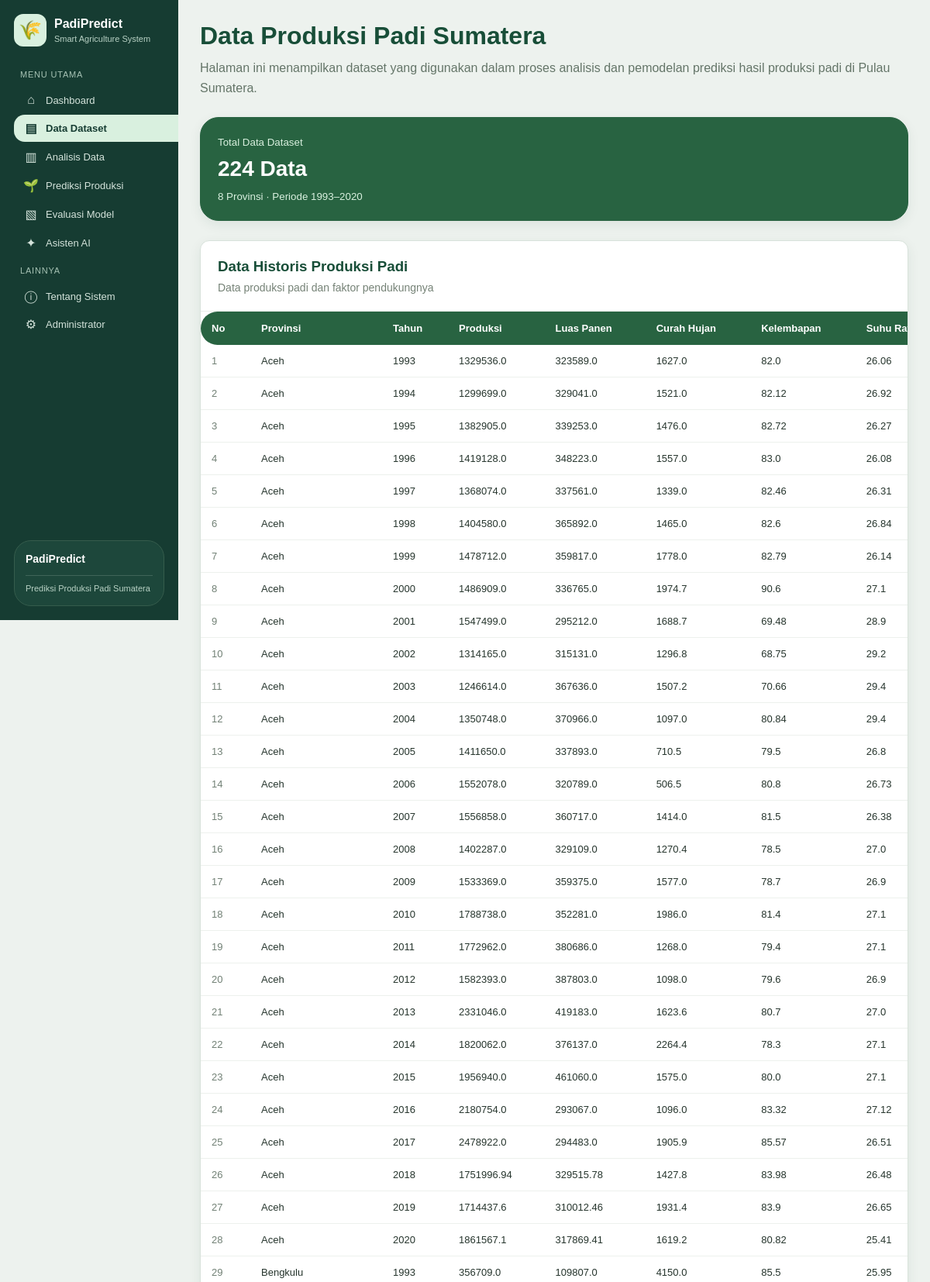
/dataset/ (upper part), run on the app's committed database.
### prediksi/models.py (models this page shows, shortened)
class DataPadi(models.Model):
    provinsi = models.CharField(max_length=100)
    tahun = models.IntegerField()
    produksi = models.FloatField()
    luas_panen = models.FloatField()
    curah_hujan = models.FloatField()
    kelembapan = models.FloatField()
    suhu_rata_rata = models.FloatField()
    class Meta:
        db_table = 'data_padi'
        ordering = ['provinsi', 'tahun']

### prediksi/views.py (the view)
# urls.py: path('dataset/', views.halaman_dataset, name='dataset'),
def halaman_dataset(request):
    data = DataPadi.objects.all()
    context = {
        'data_padi': data,
        'jumlah_data': data.count(),
        'halaman_aktif': 'dataset',
    }
    return render(request, 'prediksi/dataset.html', context)

### prediksi/templates/prediksi/dataset.html (shortened to what this page needs)
{% extends 'base.html' %}
{% block content %}
<div class="dataset-container">
    <div class="dataset-header">
        <h1>Data Produksi Padi Sumatera</h1>
        <p>
            Halaman ini menampilkan dataset yang digunakan
            dalam proses analisis dan pemodelan prediksi
            hasil produksi padi di Pulau Sumatera.
        </p>
    </div>
    <div class="dataset-summary">
        <small>Total Data Dataset</small>
        <h2>{{ jumlah_data }} Data</h2>
        <small>8 Provinsi · Periode 1993–2020</small>
    </div>
    <div class="dataset-table-card">
        <div class="dataset-table-header">
            <h3>Data Historis Produksi Padi</h3>
            <p>Data produksi padi dan faktor pendukungnya</p>
        </div>
        <div class="dataset-table-wrapper">
            <table class="dataset-table">
                <thead>
                    <tr>
                        <th>No</th>
                        <th>Provinsi</th>
                        <th>Tahun</th>
                        <th>Produksi</th>
                        <th>Luas Panen</th>
                        <th>Curah Hujan</th>
                        <th>Kelembapan</th>
                        <th>Suhu Rata-rata</th>
                    </tr>
                </thead>
                <tbody>
                    {% for item in data_padi %}
                    <tr>
                        <td class="dataset-number">{{ forloop.counter }}</td>
                        <td>{{ item.provinsi }}</td>
                        <td>{{ item.tahun }}</td>
                        <td>{{ item.produksi }}</td>
                        <td>{{ item.luas_panen }}</td>
                        <td>{{ item.curah_hujan }}</td>
                        <td>{{ item.kelembapan }}</td>
                        <td>{{ item.suhu_rata_rata }}</td>
                    </tr>
                    {% endfor %}
                </tbody>
            </table>
        </div>
    </div>
</div>
{% endblock %}

### prediksi/templates/base.html (shortened to what this page needs)
<!DOCTYPE html>
<html lang="id">
<head>
</head>
<body>
    <aside class="sidebar">
        <div class="brand">
            <div class="brand-icon">🌾</div>
            <div class="brand-text">
                <h2>PadiPredict</h2>
                <p>Smart Agriculture System</p>
            </div>
        </div>
        <p class="menu-title">MENU UTAMA</p>
        <ul class="menu">
            <li>
                <a href="{% url 'beranda' %}"
                   class="{% if halaman_aktif == 'beranda' %}active{% endif %}">
                    <span class="menu-icon">⌂</span>
                    <span class="menu-text">Dashboard</span>
                </a>
            </li>
            <li>
                <a href="{% url 'dataset' %}"
                   class="{% if halaman_aktif == 'dataset' %}active{% endif %}">
                    <span class="menu-icon">▤</span>
                    <span class="menu-text">Data Dataset</span>
                </a>
            </li>
            <li>
                <a href="{% url 'analisis' %}"
                   class="{% if halaman_aktif == 'analisis' %}active{% endif %}">
                    <span class="menu-icon">▥</span>
                    <span class="menu-text">Analisis Data</span>
                </a>
            </li>
            <li>
                <a href="{% url 'prediksi' %}"
                   class="{% if halaman_aktif == 'prediksi' %}active{% endif %}">
                    <span class="menu-icon">🌱</span>
                    <span class="menu-text">Prediksi Produksi</span>
                </a>
            </li>
            <li>
                <a href="{% url 'evaluasi' %}"
                   class="{% if halaman_aktif == 'evaluasi' %}active{% endif %}">
                    <span class="menu-icon">▧</span>
                    <span class="menu-text">Evaluasi Model</span>
                </a>
            </li>
            <li>
                <a href="{% url 'asisten' %}"
                   class="{% if halaman_aktif == 'asisten' %}active{% endif %}">
                    <span class="menu-icon">✦</span>
                    <span class="menu-text">Asisten AI</span>
                </a>
            </li>
        </ul>
        <p class="menu-title">LAINNYA</p>
        <ul class="menu">
            <li>
                <a href="{% url 'tentang' %}"
                   class="{% if halaman_aktif == 'tentang' %}active{% endif %}">
                    <span class="menu-icon">ⓘ</span>
                    <span class="menu-text">Tentang Sistem</span>
                </a>
            </li>
            <li>
                <a href="{% url 'admin:index' %}">
                    <span class="menu-icon">⚙</span>
                    <span class="menu-text">Administrator</span>
                </a>
            </li>
        </ul>
        <div class="sidebar-footer">
            <strong>PadiPredict</strong>
            <span>Prediksi Produksi Padi Sumatera</span>
        </div>
    </aside>
    <main class="main">
        {% block content %}
        {% endblock %}
    </main>
</body>
</html>

### prediksi/templates/base.html (style rules this page uses)
* { margin: 0; padding: 0; box-sizing: border-box; font-family: Arial, sans-serif; }
body { background: #edf2ee; color: #26352d; }
.sidebar { width: 230px; height: 100vh; background: #163c32; color: white; position: fixed; left: 0; top: 0; padding: 18px; display: flex; flex-direction: column; overflow-y: auto; }
.brand { display: flex; align-items: center; gap: 10px; margin-bottom: 20px; }
.brand-icon { width: 42px; height: 42px; background: #d9f0df; color: #163c32; border-radius: 12px; display: flex; justify-content: center; align-items: center; font-size: 24px; }
.brand-text h2 { font-size: 16px; }
.brand-text p { font-size: 11px; color: #b9d2c5; margin-top: 4px; }
.menu-title { font-size: 11px; color: #a7c3b5; margin: 10px 8px; letter-spacing: 0.8px; }
.menu { list-style: none; }
.menu li { margin-bottom: 2px; }
.menu a { display: flex; align-items: center; gap: 9px; padding: 8px 12px; text-decoration: none; color: #d4e3db; border-radius: 10px; transition: 0.2s; font-size: 13px; }
.menu a.active { background: #d9f0df; color: #163c32; font-weight: 600; margin-right: -18px; border-radius: 14px 0 0 14px; }
.menu-icon { width: 20px; text-align: center; font-size: 16px; }
.sidebar-footer { margin-top: auto; padding: 14px; border: 1px solid #355c4c; border-radius: 22px; background: #1d473b; font-size: 11px; color: #b9d2c5; line-height: 1.4; }
.sidebar-footer strong { display: block; padding-bottom: 10px; border-bottom: 1px solid rgba(185, 210, 197, 0.22); color: white; font-size: 14px; }
.sidebar-footer span { display: block; margin-top: 9px; }
.main { margin-left: 230px; padding: 28px; min-height: 100vh; }

### prediksi/templates/prediksi/dataset.html (style rules this page uses)
.dataset-container { width: 100%; max-width: 1500px; margin: auto; }
.dataset-header { margin-bottom: 25px; }
.dataset-header h1 { margin-bottom: 10px; color: #184e38; }
.dataset-header p { color: #647568; line-height: 1.6; }
.dataset-summary { background: #286341; border-radius: 24px; padding: 22px; margin-bottom: 25px; border: 1px solid #286341; box-shadow: 0 5px 16px rgba(22,60,50,0.08); }
.dataset-summary small { color: #d9f0df; }
.dataset-summary h2 { margin: 10px 0; color: white; font-size: 28px; }
.dataset-table-card { background: white; border-radius: 12px; border: 1px solid #d8e2db; box-shadow: 0 5px 16px rgba(22,60,50,0.08); overflow: hidden; }
.dataset-table-header { padding: 22px; border-bottom: 1px solid #e9eee9; }
.dataset-table-header h3 { margin: 0 0 8px; color: #184e38; }
.dataset-table-header p { margin: 0; color: #758276; font-size: 14px; }
.dataset-table-wrapper { overflow-x: auto; }
.dataset-table { width: 100%; border-collapse: separate; border-spacing: 0; min-width: 1000px; }
.dataset-table th { background: #286341; color: white; padding: 14px; text-align: left; font-size: 13px; }
.dataset-table th:first-child { border-radius: 999px 0 0 999px; }
.dataset-table th:last-child { border-radius: 0 999px 999px 0; }
.dataset-table td { padding: 13px 14px; border-bottom: 1px solid #edf1ed; font-size: 13px; }
.dataset-number { color: #718075; }

### data on the page
DataPadi: provinsi "Aceh", tahun "1993", produksi "1329536.0", luas_panen "323589.0", curah_hujan "1627.0", kelembapan "82.0", suhu_rata_rata "26.06"
DataPadi: provinsi "Aceh", tahun "1994", produksi "1299699.0", luas_panen "329041.0", curah_hujan "1521.0", kelembapan "82.12", suhu_rata_rata "26.92"
DataPadi: provinsi "Aceh", tahun "1995", produksi "1382905.0", luas_panen "339253.0", curah_hujan "1476.0", kelembapan "82.72", suhu_rata_rata "26.27"
DataPadi: provinsi "Aceh", tahun "1996", produksi "1419128.0", luas_panen "348223.0", curah_hujan "1557.0", kelembapan "83.0", suhu_rata_rata "26.08"
DataPadi: provinsi "Aceh", tahun "1997", produksi "1368074.0", luas_panen "337561.0", curah_hujan "1339.0", kelembapan "82.46", suhu_rata_rata "26.31"
DataPadi: provinsi "Aceh", tahun "1998", produksi "1404580.0", luas_panen "365892.0", curah_hujan "1465.0", kelembapan "82.6", suhu_rata_rata "26.84"
DataPadi: provinsi "Aceh", tahun "1999", produksi "1478712.0", luas_panen "359817.0", curah_hujan "1778.0", kelembapan "82.79", suhu_rata_rata "26.14"
DataPadi: provinsi "Aceh", tahun "2000", produksi "1486909.0", luas_panen "336765.0", curah_hujan "1974.7", kelembapan "90.6", suhu_rata_rata "27.1"
DataPadi: provinsi "Aceh", tahun "2001", produksi "1547499.0", luas_panen "295212.0", curah_hujan "1688.7", kelembapan "69.48", suhu_rata_rata "28.9"
DataPadi: provinsi "Aceh", tahun "2002", produksi "1314165.0", luas_panen "315131.0", curah_hujan "1296.8", kelembapan "68.75", suhu_rata_rata "29.2"
DataPadi: provinsi "Aceh", tahun "2003", produksi "1246614.0", luas_panen "367636.0", curah_hujan "1507.2", kelembapan "70.66", suhu_rata_rata "29.4"
DataPadi: provinsi "Aceh", tahun "2004", produksi "1350748.0", luas_panen "370966.0", curah_hujan "1097.0", kelembapan "80.84", suhu_rata_rata "29.4"
DataPadi: provinsi "Aceh", tahun "2005", produksi "1411650.0", luas_panen "337893.0", curah_hujan "710.5", kelembapan "79.5", suhu_rata_rata "26.8"
DataPadi: provinsi "Aceh", tahun "2006", produksi "1552078.0", luas_panen "320789.0", curah_hujan "506.5", kelembapan "80.8", suhu_rata_rata "26.73"
DataPadi: provinsi "Aceh", tahun "2007", produksi "1556858.0", luas_panen "360717.0", curah_hujan "1414.0", kelembapan "81.5", suhu_rata_rata "26.38"
DataPadi: provinsi "Aceh", tahun "2008", produksi "1402287.0", luas_panen "329109.0", curah_hujan "1270.4", kelembapan "78.5", suhu_rata_rata "27.0"
DataPadi: provinsi "Aceh", tahun "2009", produksi "1533369.0", luas_panen "359375.0", curah_hujan "1577.0", kelembapan "78.7", suhu_rata_rata "26.9"
DataPadi: provinsi "Aceh", tahun "2010", produksi "1788738.0", luas_panen "352281.0", curah_hujan "1986.0", kelembapan "81.4", suhu_rata_rata "27.1"
DataPadi: provinsi "Aceh", tahun "2011", produksi "1772962.0", luas_panen "380686.0", curah_hujan "1268.0", kelembapan "79.4", suhu_rata_rata "27.1"
DataPadi: provinsi "Aceh", tahun "2012", produksi "1582393.0", luas_panen "387803.0", curah_hujan "1098.0", kelembapan "79.6", suhu_rata_rata "26.9"
DataPadi: provinsi "Aceh", tahun "2013", produksi "2331046.0", luas_panen "419183.0", curah_hujan "1623.6", kelembapan "80.7", suhu_rata_rata "27.0"
DataPadi: provinsi "Aceh", tahun "2014", produksi "1820062.0", luas_panen "376137.0", curah_hujan "2264.4", kelembapan "78.3", suhu_rata_rata "27.1"
DataPadi: provinsi "Aceh", tahun "2015", produksi "1956940.0", luas_panen "461060.0", curah_hujan "1575.0", kelembapan "80.0", suhu_rata_rata "27.1"
DataPadi: provinsi "Aceh", tahun "2016", produksi "2180754.0", luas_panen "293067.0", curah_hujan "1096.0", kelembapan "83.32", suhu_rata_rata "27.12"
DataPadi: provinsi "Aceh", tahun "2017", produksi "2478922.0", luas_panen "294483.0", curah_hujan "1905.9", kelembapan "85.57", suhu_rata_rata "26.51"
DataPadi: provinsi "Aceh", tahun "2018", produksi "1751996.94", luas_panen "329515.78", curah_hujan "1427.8", kelembapan "83.98", suhu_rata_rata "26.48"
DataPadi: provinsi "Aceh", tahun "2019", produksi "1714437.6", luas_panen "310012.46", curah_hujan "1931.4", kelembapan "83.9", suhu_rata_rata "26.65"
DataPadi: provinsi "Aceh", tahun "2020", produksi "1861567.1", luas_panen "317869.41", curah_hujan "1619.2", kelembapan "80.82", suhu_rata_rata "25.41"
DataPadi: provinsi "Bengkulu", tahun "1993", produksi "356709.0", luas_panen "109807.0", curah_hujan "4150.0", kelembapan "85.5", suhu_rata_rata "25.95"

### other printed values
{{ jumlah_data }} "224"
